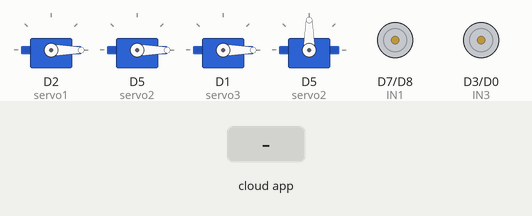
Bench run of a sketch on a simulated ESP8266 (NodeMCU). On the bench: 4 × servo, motor-driver pin pairs drawn as motors (green arrow = first pin HIGH = forward, orange = second pin HIGH = backward, longer = more drive, scaled by the enable pin). The inputs (shaded band) are chosen by the test bench. WiFi joins after 1.5 s; servers stay silent unless stated; the Firebase database answers and starts empty; what the sketch prints to the serial monitor is not drawn.

Above: at 3.7 s.
3.8 s: the phone or cloud app sets y to 90
At 5.2 s:
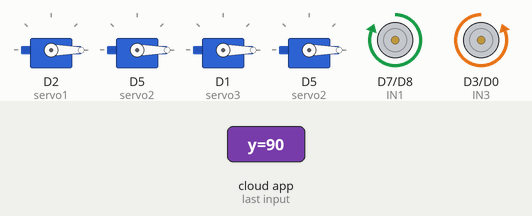
5.5 s: the phone or cloud app sets y to 0
At 6.4 s:
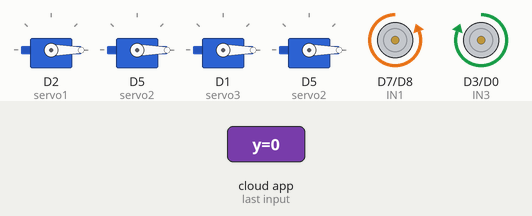
7.0 s: the phone or cloud app sets servo1 to 90
At 7.9 s:
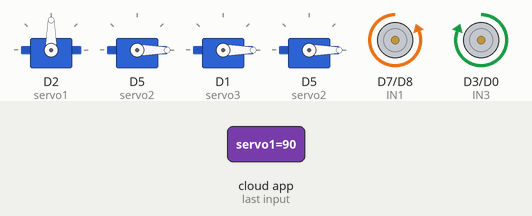
8.8 s: the phone or cloud app sets servo2 to 90
At 10.3 s:
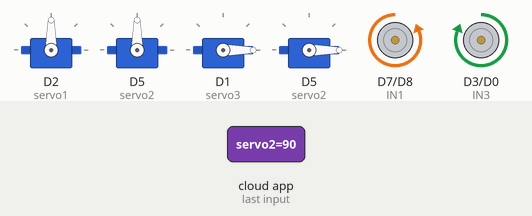
10.6 s: the phone or cloud app sets servo3 to 90
At 11.9 s:
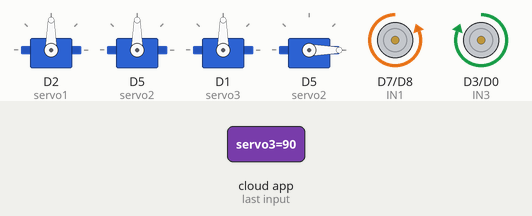
12.4 s: the phone or cloud app sets servo4 to 90
At 13.3 s:
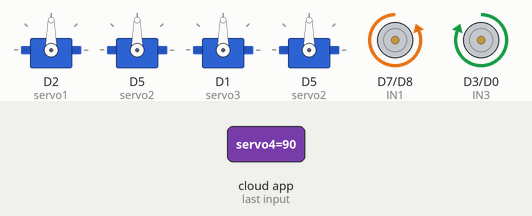
Timing chart, 0 to 15.2 s (numbered marks = the images above; inputs shaded):
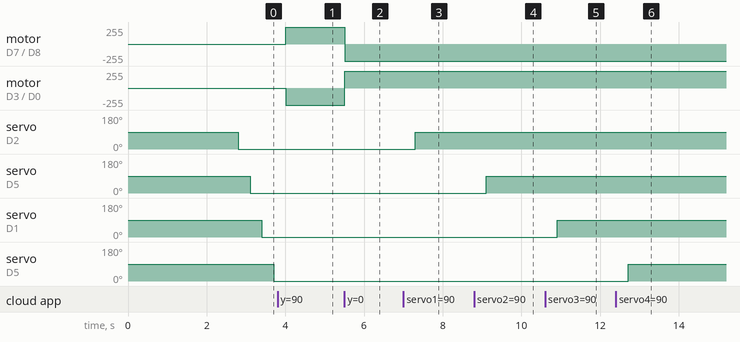

Measured:
- after the input at 3.8 s, motor on D7 (IN1) / D8 (IN2): stopped → forward 255/255 after 0.20 s; motor on D3 (IN3) / D0 (IN4): stopped → backward 255/255 after 0.20 s
- after the input at 5.5 s, motor on D7 (IN1) / D8 (IN2): forward 255/255 → backward 255/255 at once; motor on D3 (IN3) / D0 (IN4): backward 255/255 → forward 255/255 at once
- after the input at 7.0 s, servo on D2 (servo1): 0° → 90° after 0.31 s
- after the input at 8.8 s, servo on D5 (servo2): 0° → 90° after 0.31 s
- after the input at 10.6 s, servo on D1 (servo3): 0° → 90° after 0.31 s
- after the input at 12.4 s, servo on D5 (servo2): 0° → 90° after 0.31 s

The sketch:

firebase_code.ino
```cpp
#include <Arduino.h>
#include <ESP8266WiFi.h>
#include <Firebase_ESP_Client.h>
#include <Servo.h>  // Include the Servo library

// Provide the token generation process info.
#include "addons/TokenHelper.h"
// Provide the RTDB payload printing info and other helper functions.
#include "addons/RTDBHelper.h"
// Insert your network credentials
#define WIFI_SSID "replace"
#define WIFI_PASSWORD "replace"

// Insert Firebase project API Key
#define API_KEY "replace"

// Insert RTDB URL
#define DATABASE_URL "replace"

// Define servo pins
#define servo1 D2
#define servo2 D5
#define servo3 D1
#define servo4 D5

// Define motor control pins
#define ENA D6
#define IN1 D7
#define IN2 D8
#define IN3 D3
#define IN4 D0
#define ENB D4
// Define the Firebase Data object
FirebaseData firebaseData;
FirebaseAuth auth;
FirebaseConfig config;
unsigned long sendDataPrevMillis = 0;
bool signupOK = false;
// Define a Servo objects
Servo mservo1, mservo2, mservo3, mservo4;

// Initialize joystick values
int x = 50;
int y = 50;
int Speed = 255;

void setup() {
  Serial.begin(9600);

  // Connect to Wi-Fi
  WiFi.begin(WIFI_SSID, WIFI_PASSWORD);
  Serial.print("Connecting to Wi-Fi");
  while (WiFi.status() != WL_CONNECTED) {
    Serial.print(".");
    delay(300);
  }
  Serial.println();
  Serial.print("Connected with IP: ");
  Serial.println(WiFi.localIP());
  Serial.println();

  config.api_key = API_KEY;
  config.database_url = DATABASE_URL;

  // Sign up
  /* Sign up */
  if (Firebase.signUp(&config, &auth, "", "")){
    Serial.println("ok");
    signupOK = true;
  }
  else{
    Serial.printf("%s\n", config.signer.signupError.message.c_str());
  }

  /* Assign the callback function for the long running token generation task */
  config.token_status_callback = tokenStatusCallback; //see addons/TokenHelper.h

  Firebase.begin(&config, &auth);
  Firebase.reconnectWiFi(true);

  // Assign the callback function for the long running token generation task


  // Attach servos
  mservo1.attach(servo1);
  mservo2.attach(servo2);
  mservo3.attach(servo3);
  mservo4.attach(servo4);

  // Set motor pins as output
  pinMode(ENA, OUTPUT);
  pinMode(IN1, OUTPUT);
  pinMode(IN2, OUTPUT);
  pinMode(IN3, OUTPUT);
  pinMode(IN4, OUTPUT);
  pinMode(ENB, OUTPUT);
  delay(1000);
}

void loop() {
  // Retrieve servo positions from Firebase
  if (Firebase.ready() && signupOK && (millis() - sendDataPrevMillis > 150 || sendDataPrevMillis == 0)){
    sendDataPrevMillis = millis();
    if(Firebase.RTDB.getInt(&firebaseData, "/s1")){
  if (Firebase.RTDB.getInt(&firebaseData, "/servo1")) {
    mservo1.write(firebaseData.intData());
  }}
   if(Firebase.RTDB.getInt(&firebaseData, "/s1")){
  if (Firebase.RTDB.getInt(&firebaseData, "/servo2")) {
    mservo2.write(firebaseData.intData());
  }
   }
    if(Firebase.RTDB.getInt(&firebaseData, "/s3")){
  if (Firebase.RTDB.getInt(&firebaseData, "/servo3")) {
    mservo3.write(firebaseData.intData());
  }
    }
  if(Firebase.RTDB.getInt(&firebaseData, "/s4")){
  if (Firebase.RTDB.getInt(&firebaseData, "/servo4")) {
    mservo4.write(firebaseData.intData());
  }
  }

  // Retrieve joystick values from Firebase
  if (Firebase.RTDB.getInt(&firebaseData, "/joystick/x")) {
    x = firebaseData.intData();
    Serial.print(x);
  }

  if (Firebase.RTDB.getInt(&firebaseData, "/joystick/y")) {
    y = firebaseData.intData();
    Serial.print(y);
  }

  // Control the car based on joystick values
  }
  if (y > 70) {
    carForward();
    Serial.println("carForward");
  } else if (y < 30) {
    carBackward();
    Serial.println("carBackward");
  } else if (x < 30) {
    carLeft();
    Serial.println("carLeft");
  } else if (x > 70) {
    carRight();
    Serial.println("carRight");
  } else if (x < 70 && x > 30 && y < 70 && y > 30) {
    carStop();
    Serial.println("carstop");
  }
}

void carForward() {
  analogWrite(ENA, Speed);
  analogWrite(ENB, Speed);
  digitalWrite(IN1, HIGH);
  digitalWrite(IN2, LOW);
  digitalWrite(IN3, LOW);
  digitalWrite(IN4, HIGH);
}

void carBackward() {
  analogWrite(ENA, Speed);
  analogWrite(ENB, Speed);
  digitalWrite(IN1, LOW);
  digitalWrite(IN2, HIGH);
  digitalWrite(IN3, HIGH);
  digitalWrite(IN4, LOW);
}

void carLeft() {
  analogWrite(ENA, 0);
  analogWrite(ENB, Speed);
  digitalWrite(IN1, LOW);
  digitalWrite(IN2, HIGH);
  digitalWrite(IN3, LOW);
  digitalWrite(IN4, HIGH);
}

void carRight() {
  analogWrite(ENA, Speed);
  analogWrite(ENB, 0);
  digitalWrite(IN1, HIGH);
  digitalWrite(IN2, LOW);
  digitalWrite(IN3, HIGH);
  digitalWrite(IN4, LOW);
}

void carStop() {
  digitalWrite(IN1, LOW);
  digitalWrite(IN2, LOW);
  digitalWrite(IN3, LOW);
  digitalWrite(IN4, LOW);
}
```
